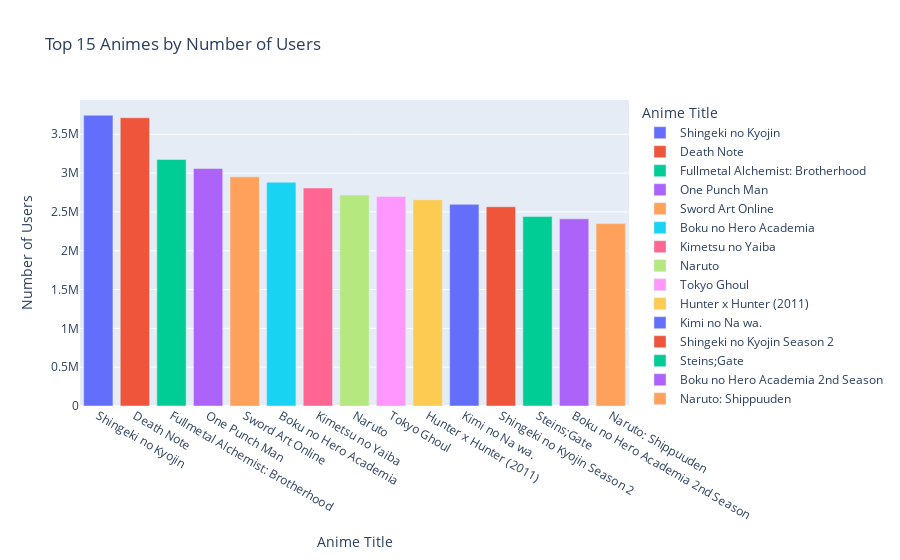

Here is the notebook cell this chart was saved with:
### Code cell
# Sort the anime dataframe by the number of users who have scored the anime in descending order and select the top 15
top_15_scored = df_anime.sort_values(by='Members', ascending=False).head(15)

# Create a bar chart using Plotly Express (px)
# The x-axis represents the 'Name' of the anime, and the y-axis represents the 'Members' or the number of users who scored the anime
# Label the x and y axes accordingly, set the title for the plot
fig = px.bar(top_15_scored, x='Name', y='Members', 
             labels={'Members':'Number of Users', 'Name':'Anime Title'}, color='Name',
             title='Top 15 Animes by Number of Users')

# Display the bar chart
fig.show()

### Figure 1 — Plotly figure (JSON) as saved in the notebook; plotly's stock layout.template omitted (floating-point values rounded to 4 significant figures)
{"data": [{"alignmentgroup": "True", "hovertemplate": "Anime Title=%{x}<br>Number of Users=%{y}<extra></extra>", "legendgroup": "Shingeki no Kyojin", "marker": {"color": "#636efa", "pattern": {"shape": ""}}, "name": "Shingeki no Kyojin", "offsetgroup": "Shingeki no Kyojin", "orientation": "v", "showlegend": true, "textposition": "auto", "type": "bar", "x": ["Shingeki no Kyojin"], "xaxis": "x", "y": [3744541], "yaxis": "y"}, {"alignmentgroup": "True", "hovertemplate": "Anime Title=%{x}<br>Number of Users=%{y}<extra></extra>", "legendgroup": "Death Note", "marker": {"color": "#EF553B", "pattern": {"shape": ""}}, "name": "Death Note", "offsetgroup": "Death Note", "orientation": "v", "showlegend": true, "textposition": "auto", "type": "bar", "x": ["Death Note"], "xaxis": "x", "y": [3713315], "yaxis": "y"}, {"alignmentgroup": "True", "hovertemplate": "Anime Title=%{x}<br>Number of Users=%{y}<extra></extra>", "legendgroup": "Fullmetal Alchemist: Brotherhood", "marker": {"color": "#00cc96", "pattern": {"shape": ""}}, "name": "Fullmetal Alchemist: Brotherhood", "offsetgroup": "Fullmetal Alchemist: Brotherhood", "orientation": "v", "showlegend": true, "textposition": "auto", "type": "bar", "x": ["Fullmetal Alchemist: Brotherhood"], "xaxis": "x", "y": [3176556], "yaxis": "y"}, {"alignmentgroup": "True", "hovertemplate": "Anime Title=%{x}<br>Number of Users=%{y}<extra></extra>", "legendgroup": "One Punch Man", "marker": {"color": "#ab63fa", "pattern": {"shape": ""}}, "name": "One Punch Man", "offsetgroup": "One Punch Man", "orientation": "v", "showlegend": true, "textposition": "auto", "type": "bar", "x": ["One Punch Man"], "xaxis": "x", "y": [3058666], "yaxis": "y"}, {"alignmentgroup": "True", "hovertemplate": "Anime Title=%{x}<br>Number of Users=%{y}<extra></extra>", "legendgroup": "Sword Art Online", "marker": {"color": "#FFA15A", "pattern": {"shape": ""}}, "name": "Sword Art Online", "offsetgroup": "Sword Art Online", "orientation": "v", "showlegend": true, "textposition": "auto", "type": "bar", "x": ["Sword Art Online"], "xaxis": "x", "y": [2951821], "yaxis": "y"}, {"alignmentgroup": "True", "hovertemplate": "Anime Title=%{x}<br>Number of Users=%{y}<extra></extra>", "legendgroup": "Boku no Hero Academia", "marker": {"color": "#19d3f3", "pattern": {"shape": ""}}, "name": "Boku no Hero Academia", "offsetgroup": "Boku no Hero Academia", "orientation": "v", "showlegend": true, "textposition": "auto", "type": "bar", "x": ["Boku no Hero Academia"], "xaxis": "x", "y": [2882333], "yaxis": "y"}, {"alignmentgroup": "True", "hovertemplate": "Anime Title=%{x}<br>Number of Users=%{y}<extra></extra>", "legendgroup": "Kimetsu no Yaiba", "marker": {"color": "#FF6692", "pattern": {"shape": ""}}, "name": "Kimetsu no Yaiba", "offsetgroup": "Kimetsu no Yaiba", "orientation": "v", "showlegend": true, "textposition": "auto", "type": "bar", "x": ["Kimetsu no Yaiba"], "xaxis": "x", "y": [2808712], "yaxis": "y"}, {"alignmentgroup": "True", "hovertemplate": "Anime Title=%{x}<br>Number of Users=%{y}<extra></extra>", "legendgroup": "Naruto", "marker": {"color": "#B6E880", "pattern": {"shape": ""}}, "name": "Naruto", "offsetgroup": "Naruto", "orientation": "v", "showlegend": true, "textposition": "auto", "type": "bar", "x": ["Naruto"], "xaxis": "x", "y": [2717330], "yaxis": "y"}, {"alignmentgroup": "True", "hovertemplate": "Anime Title=%{x}<br>Number of Users=%{y}<extra></extra>", "legendgroup": "Tokyo Ghoul", "marker": {"color": "#FF97FF", "pattern": {"shape": ""}}, "name": "Tokyo Ghoul", "offsetgroup": "Tokyo Ghoul", "orientation": "v", "showlegend": true, "textposition": "auto", "type": "bar", "x": ["Tokyo Ghoul"], "xaxis": "x", "y": [2699241], "yaxis": "y"}, {"alignmentgroup": "True", "hovertemplate": "Anime Title=%{x}<br>Number of Users=%{y}<extra></extra>", "legendgroup": "Hunter x Hunter (2011)", "marker": {"color": "#FECB52", "pattern": {"shape": ""}}, "name": "Hunter x Hunter (2011)", "offsetgroup": "Hunter x Hunter (2011)", "orientation": "v", "showlegend": true, "textposition": "auto", "type": "bar", "x": ["Hunter x Hunter (2011)"], "xaxis": "x", "y": [2656870], "yaxis": "y"}, {"alignmentgroup": "True", "hovertemplate": "Anime Title=%{x}<br>Number of Users=%{y}<extra></extra>", "legendgroup": "Kimi no Na wa.", "marker": {"color": "#636efa", "pattern": {"shape": ""}}, "name": "Kimi no Na wa.", "offsetgroup": "Kimi no Na wa.", "orientation": "v", "showlegend": true, "textposition": "auto", "type": "bar", "x": ["Kimi no Na wa."], "xaxis": "x", "y": [2597495], "yaxis": "y"}, {"alignmentgroup": "True", "hovertemplate": "Anime Title=%{x}<br>Number of Users=%{y}<extra></extra>", "legendgroup": "Shingeki no Kyojin Season 2", "marker": {"color": "#EF553B", "pattern": {"shape": ""}}, "name": "Shingeki no Kyojin Season 2", "offsetgroup": "Shingeki no Kyojin Season 2", "orientation": "v", "showlegend": true, "textposition": "auto", "type": "bar", "x": ["Shingeki no Kyojin Season 2"], "xaxis": "x", "y": [2566796], "yaxis": "y"}, {"alignmentgroup": "True", "hovertemplate": "Anime Title=%{x}<br>Number of Users=%{y}<extra></extra>", "legendgroup": "Steins;Gate", "marker": {"color": "#00cc96", "pattern": {"shape": ""}}, "name": "Steins;Gate", "offsetgroup": "Steins;Gate", "orientation": "v", "showlegend": true, "textposition": "auto", "type": "bar", "x": ["Steins;Gate"], "xaxis": "x", "y": [2440369], "yaxis": "y"}, {"alignmentgroup": "True", "hovertemplate": "Anime Title=%{x}<br>Number of Users=%{y}<extra></extra>", "legendgroup": "Boku no Hero Academia 2nd Season", "marker": {"color": "#ab63fa", "pattern": {"shape": ""}}, "name": "Boku no Hero Academia 2nd Season", "offsetgroup": "Boku no Hero Academia 2nd Season", "orientation": "v", "showlegend": true, "textposition": "auto", "type": "bar", "x": ["Boku no Hero Academia 2nd Season"], "xaxis": "x", "y": [2410638], "yaxis": "y"}, {"alignmentgroup": "True", "hovertemplate": "Anime Title=%{x}<br>Number of Users=%{y}<extra></extra>", "legendgroup": "Naruto: Shippuuden", "marker": {"color": "#FFA15A", "pattern": {"shape": ""}}, "name": "Naruto: Shippuuden", "offsetgroup": "Naruto: Shippuuden", "orientation": "v", "showlegend": true, "textposition": "auto", "type": "bar", "x": ["Naruto: Shippuuden"], "xaxis": "x", "y": [2349413], "yaxis": "y"}], "layout": {"autosize": true, "barmode": "relative", "legend": {"title": {"text": "Anime Title"}, "tracegroupgap": 0}, "title": {"text": "Top 15 Animes by Number of Users"}, "xaxis": {"anchor": "y", "autorange": true, "categoryarray": ["Shingeki no Kyojin", "Death Note", "Fullmetal Alchemist: Brotherhood", "One Punch Man", "Sword Art Online", "Boku no Hero Academia", "Kimetsu no Yaiba", "Naruto", "Tokyo Ghoul", "Hunter x Hunter (2011)", "Kimi no Na wa.", "Shingeki no Kyojin Season 2", "Steins;Gate", "Boku no Hero Academia 2nd Season", "Naruto: Shippuuden"], "categoryorder": "array", "domain": [0, 1], "range": [-0.5, 14.5], "title": {"text": "Anime Title"}, "type": "category"}, "yaxis": {"anchor": "x", "autorange": true, "domain": [0, 1], "range": [0, 3942000.0], "title": {"text": "Number of Users"}, "type": "linear"}}}
